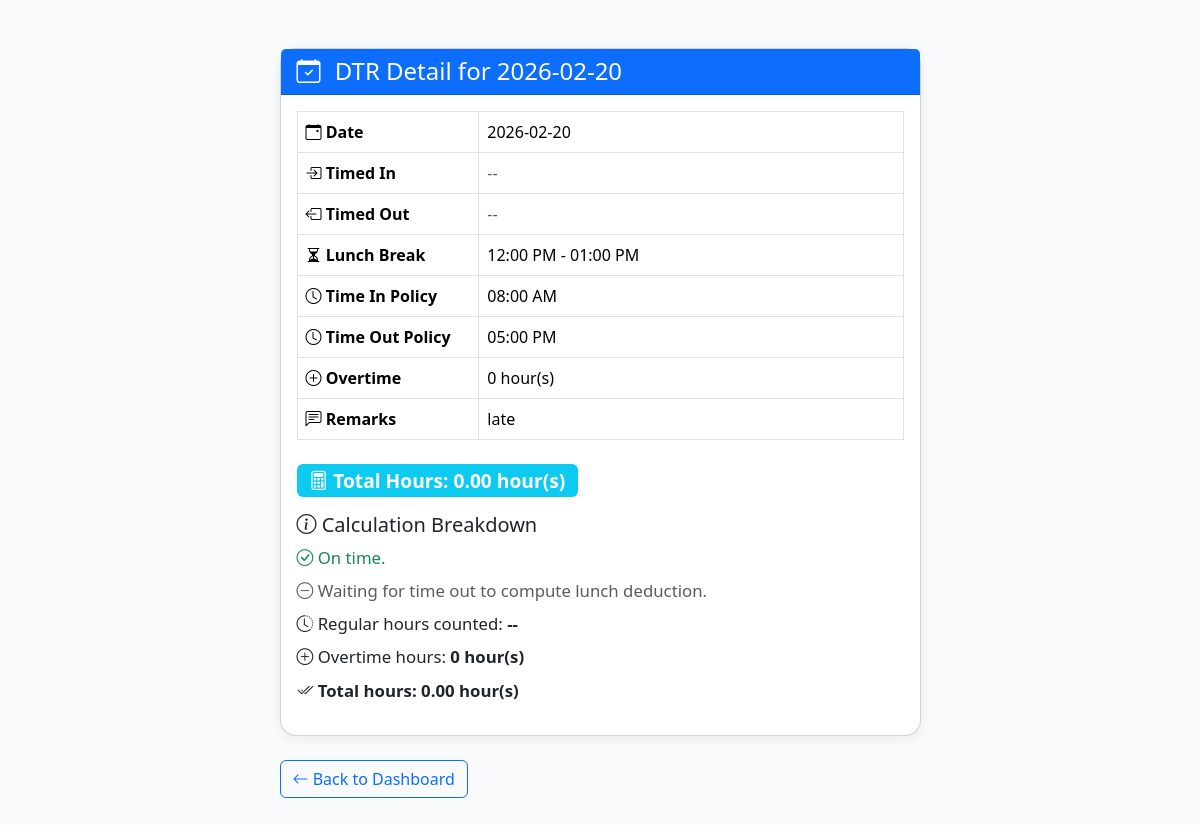
The page /dtrdetail.php?id=74 (signed in) on the database its author committed.
### tables this page shows
CREATE TABLE `ojt_records` (
  `id` int(11) NOT NULL,
  `user_id` int(11) NOT NULL,
  `date` date NOT NULL,
  `time_in` time NOT NULL,
  `time_out` time NOT NULL,
  `ot_hours` decimal(4,2) DEFAULT 0.00,
  `remarks` varchar(255) DEFAULT NULL,
  `time_in_policy` time DEFAULT NULL,
  `time_out_policy` time DEFAULT NULL,
  `lunch_start` time DEFAULT NULL,
  `lunch_end` time DEFAULT NULL,
  `selfie` varchar(255) DEFAULT NULL,
  `ot_approved` tinyint(1) NOT NULL DEFAULT 0,
  `selfie_verified` tinyint(1) DEFAULT 0
);

### dtrdetail.php (the view, shortened to what this page needs)
<?php
include 'db.php';
$dtr_id = $_GET['id'] ?? 0;
$user_id = $_SESSION['user_id'] ?? 0;
$stmt = $oat->prepare("SELECT * FROM ojt_records WHERE id = ? AND user_id = ?");
$stmt->bind_param("ii", $dtr_id, $user_id);
$stmt->execute();
$dtr = $stmt->get_result()->fetch_assoc();
$policy_time_in_str = $dtr['time_in_policy'] ?? '08:00:00';
$policy_time_out_str = $dtr['time_out_policy'] ?? '17:00:00';
$lunch_start = $dtr['lunch_start'] ?? '12:00:00';
$lunch_end = $dtr['lunch_end'] ?? '13:00:00';
$time_in = strtotime($dtr['time_in']);
$time_out = strtotime($dtr['time_out']);
$policy_time_in = strtotime($policy_time_in_str);
$policy_time_out = strtotime($policy_time_out_str);
$policy_duration = $policy_time_out - $policy_time_in;
$lateness = $time_in - $policy_time_in;
if ($lateness > 0) {
    $late_hours = floor($lateness / 3600);
    $late_minutes = floor(($lateness % 3600) / 60);
    $late_str = [];
    if ($late_hours > 0) $late_str[] = $late_hours . ' hour' . ($late_hours > 1 ? 's' : '');
    if ($late_minutes > 0) $late_str[] = $late_minutes . ' minute' . ($late_minutes > 1 ? 's' : '');
    $late_str = $late_str ? implode(' and ', $late_str) : 'less than a minute';
    if ($lateness >= 3600) {
        $count_start = strtotime(date('Y-m-d H:00:00', $time_in) . ' +1 hour');
        $count_start_hour = date('g:i A', $count_start);
        $late_note = "<span class='text-danger'><i class='bi bi-clock'></i> Late by $late_str, counted from next full hour (<b>counting starts at $count_start_hour</b>).</span>";
    } else {
        $count_start = $time_in;
        $late_note = "<span class='text-danger'><i class='bi bi-clock'></i> Late by $late_str.</span>";
    }
} else {
    $count_start = $time_in;
    $late_note = "<span class='text-success'><i class='bi bi-check-circle'></i> On time.</span>";
}
if (!empty($dtr['time_out']) && $dtr['time_out'] !== '00:00:00') {
    $regular_end = $count_start + $policy_duration;
    $reg_hours = min($time_out, $regular_end) - $count_start;
    $reg_hours = $reg_hours / 3600;
    $lunch_start_ts = strtotime(date('Y-m-d', $count_start) . ' ' . $lunch_start);
    $lunch_end_ts = strtotime(date('Y-m-d', $count_start) . ' ' . $lunch_end);
    if ($count_start < $lunch_end_ts && $time_out > $lunch_start_ts) {
        $deduct_start = max($count_start, $lunch_start_ts);
        $deduct_end = min($time_out, $lunch_end_ts);
        $overlap = max(0, $deduct_end - $deduct_start);
        if ($overlap > 0) {
            $lunch_note = "<span class='text-warning'><i class='bi bi-box-arrow-in-down'></i> Lunch break deducted: ";
            $lunch_note .= date('g:i A', $deduct_start) . " – " . date('g:i A', $deduct_end);
            $lunch_note .= " (" . number_format($overlap/3600, 2) . " hour(s))</span>";
            $reg_hours -= $overlap / 3600;
        } else {
            $lunch_note = "<span class='text-success'><i class='bi bi-check-circle'></i> No lunch deduction.</span>";
        }
    } else {
        $lunch_note = "<span class='text-success'><i class='bi bi-check-circle'></i> No lunch deduction.</span>";
    }
    $ot_hours = (float)($dtr['ot_hours'] ?? 0);
    $total_hours = max(0, max(0, $reg_hours) + $ot_hours);
} else {
    $reg_hours = 0;
    $lunch_note = "<span class='text-muted'><i class='bi bi-dash-circle'></i> Waiting for time out to compute lunch deduction.</span>";
    $ot_hours = (float)($dtr['ot_hours'] ?? 0);
    $total_hours = $ot_hours;
}
?>
<!DOCTYPE html>
<html lang="en">
<head>
    <link rel="stylesheet" href="https://cdn.jsdelivr.net/npm/bootstrap@5.3.2/dist/css/bootstrap.min.css">
    <link rel="stylesheet" href="https://cdn.jsdelivr.net/npm/bootstrap-icons@1.11.1/font/bootstrap-icons.css">
</head>
<body>
<div class="container py-5">
    <div class="row justify-content-center">
        <div class="col-lg-7 col-md-9">
            <div class="card card-custom mb-4">
                <div class="card-header bg-primary text-white">
                    <h4 class="mb-0"><i class="bi bi-calendar-check me-2"></i> DTR Detail for <?= htmlspecialchars($dtr['date']) ?></h4>
                </div>
                <div class="card-body">
                    <table class="table table-bordered mb-4">
                        <tr>
                            <th><i class="bi bi-calendar-event"></i> Date</th>
                            <td><?= htmlspecialchars($dtr['date']) ?></td>
                        </tr>
                        <tr>
                            <th><i class="bi bi-box-arrow-in-right"></i> Timed In</th>
                            <td><?php
                                if (!empty($dtr['time_in']) && $dtr['time_in'] !== '00:00:00') {
                                    echo date("h:i A", strtotime($dtr['time_in']));
                                } else {
                                    echo '<span class="text-muted">--</span>';
                                }
                            ?></td>
                        </tr>
                        <tr>
                            <th><i class="bi bi-box-arrow-left"></i> Timed Out</th>
                            <td><?php
                                if (!empty($dtr['time_out']) && $dtr['time_out'] !== '00:00:00') {
                                    echo date("h:i A", strtotime($dtr['time_out']));
                                } else {
                                    echo '<span class="text-muted">--</span>';
                                }
                            ?></td>
                        </tr>
                        <tr>
                            <th><i class="bi bi-hourglass-split"></i> Lunch Break</th>
                            <td><?php
                                if ($lunch_start !== '00:00:00' && $lunch_end !== '00:00:00') {
                                    echo date("h:i A", strtotime($lunch_start)) . ' - ' . date("h:i A", strtotime($lunch_end));
                                } else {
                                    echo '<span class="text-muted">--</span>';
                                }
                            ?></td>
                        </tr>
                        <tr>
                            <th><i class="bi bi-clock"></i> Time In Policy</th>
                            <td><?= date("h:i A", strtotime($policy_time_in_str)) ?></td>
                        </tr>
                        <tr>
                            <th><i class="bi bi-clock"></i> Time Out Policy</th>
                            <td><?= date("h:i A", strtotime($policy_time_out_str)) ?></td>
                        </tr>
                        <tr>
                            <th><i class="bi bi-plus-circle"></i> Overtime</th>
                            <td>
                                <?= htmlspecialchars($ot_hours) ?> hour(s)
                            </td>
                        </tr>
                        <tr>
                            <th><i class="bi bi-chat-left-text"></i> Remarks</th>
                            <td><?= htmlspecialchars($dtr['remarks']) ?></td>
                        </tr>
                    </table>
                    <div class="mb-3">
                        <span class="badge bg-info hours-badge">
                            <i class="bi bi-calculator"></i> Total Hours: <?= number_format($total_hours, 2) ?> hour(s)
                        </span>
                    </div>
                    <h5 class="mb-2"><i class="bi bi-info-circle"></i> Calculation Breakdown</h5>
                    <ul class="breakdown-list list-unstyled">
                        <li><?= $late_note ?></li>
                        <li><?= $lunch_note ?></li>
                        <li><i class="bi bi-clock-history"></i> Regular hours counted: <strong><?= $reg_hours > 0 ? number_format($reg_hours, 2) . ' hour(s)' : '--' ?></strong></li>
                        <li><i class="bi bi-plus-circle"></i> Overtime hours: <strong><?= $ot_hours ?> hour(s)</strong></li>
                        <li><i class="bi bi-check2-all"></i> <strong>Total hours: <?= number_format($total_hours, 2) ?> hour(s)</strong></li>
                    </ul>
                </div>
            </div>
            <a href="dashboard.php" class="btn btn-outline-primary"><i class="bi bi-arrow-left"></i> Back to Dashboard</a>
        </div>
    </div>
</div>
</body>
</html>

### dtrdetail.php (style rules this page uses)
body { background: #f8fafc; }
.card-custom { border-radius: 16px; box-shadow: 0 2px 12px rgba(0,0,0,0.07); }
.table th { width: 30%; }
.breakdown-list li { margin-bottom: 8px; font-size: 1.05em; }
.hours-badge { font-size: 1.2em; }

### rows shown on the page
ojt_records: date "2026-02-20", lunch_start "12:00 PM", lunch_end "01:00 PM", time_in_policy "08:00 AM", time_out_policy "05:00 PM", ot_hours "0", remarks "late", ot_hours "0.00"
